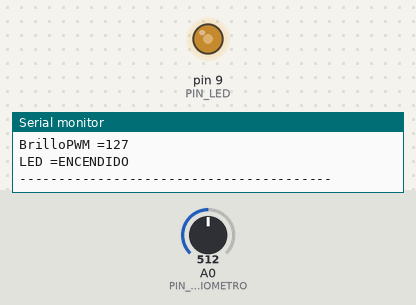
Bench run of a sketch on a simulated Arduino Uno, built with avr-gcc and run on an emulated ATmega328P. Shown: output pins drawn as LEDs (lit = HIGH), the last lines printed to the serial monitor. Inputs (shaded band) come from the test bench; at power-on: A0 (PIN_POTENCIOMETRO) = 512.

Above: at 1.2 s.
1.3 s: A0 (PIN_POTENCIOMETRO) set to 716
At 2.7 s:
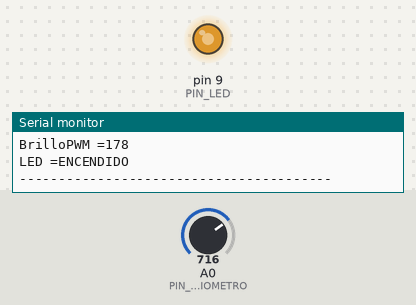
3.0 s: A0 (PIN_POTENCIOMETRO) set to 900
At 5.3 s:
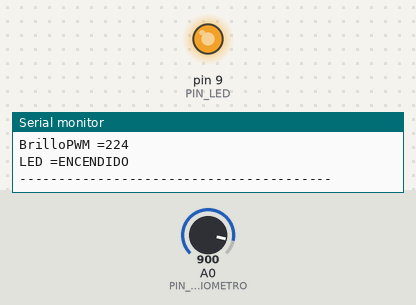
5.7 s: A0 (PIN_POTENCIOMETRO) set to 511
At 7.8 s:
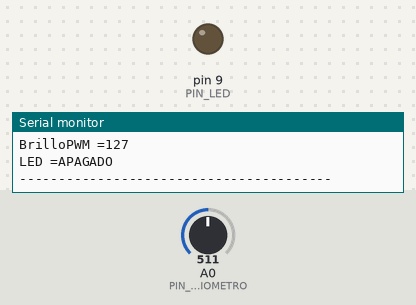
Timing chart, 0 to 9.3 s (numbered marks = the images above; inputs shaded):
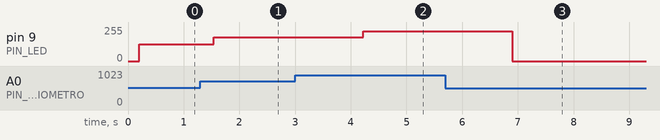

The sketch:

practicafinal.ino
```cpp
const int PIN_POTENCIOMETRO = A0;
const int PIN_LED = 9;
const int ADC_MAX = 1023;
const int PWM_MAX = 255;
const float VREF = 5.0;
const int CANTIDAD_LECTURAS = 10;
const int PAUSA_ENTRE_LECTURAS_MS = 20;
const int PAUSA_CICLO_MS = 1000;
const int UMBRAL_LED = 50;

void tomarLecturas(int pin, int datos[], int cantidad, int pausaMs) {
  if (datos == nullptr || cantidad <= 0) {
    return;
  }

  for (int i = 0; i < cantidad; i++) {
    datos[i] = analogRead(pin);
    delay(pausaMs);
  }
}

void analizarLecturas(int datos[], int cantidad,
                      int *promedio,
                      int *minimo,
                      int *maximo) {

  if (datos == nullptr || promedio == nullptr || minimo == nullptr || maximo == nullptr || cantidad <= 0) {
    return;
  }

  long suma = 0;

  *minimo = datos[0];
  *maximo = datos[0];

  for (int i = 0; i < cantidad; i++) {
    suma = suma + datos[i];

    if (datos[i] < *minimo) {
      *minimo = datos[i];
    }

    if (datos[i] > *maximo) {
      *maximo = datos[i];
    }
  }

  *promedio = (int)(suma / cantidad);
}

void convertirPromedio(int promedioADC,
                       float *voltaje,
                       int *porcentaje,
                       int *brilloPWM) {

  if (voltaje == nullptr || porcentaje == nullptr || brilloPWM == nullptr) {
    return;
  }

  *voltaje = (promedioADC * VREF) / ADC_MAX;
  *porcentaje = (int)((long)promedioADC * 100L / ADC_MAX);
  *brilloPWM = (int)((long)promedioADC * PWM_MAX / ADC_MAX);
}

void decidirEstadoLED(int porcentaje, int umbral, int *estadoLED) {
  if (estadoLED == nullptr) {
    return;
  }

  if (porcentaje >= umbral) {
    *estadoLED = HIGH;
  } else {
    *estadoLED = LOW;
  }
}

void aplicarSalidaLED(int pinLED, int estadoLED, int brilloPWM) {
  if (estadoLED == LOW) {
    analogWrite(pinLED, 0);
  } else {
    analogWrite(pinLED, brilloPWM);
  }
}

void mostrarLecturas(int datos[], int cantidad) {
  if (datos == nullptr || cantidad <= 0) {
    return;
  }

  Serial.print("Lecturas:");

  for (int i = 0; i < cantidad; i++) {
    Serial.print(datos[i]);
    Serial.print("");
  }

  Serial.println();
}

void mostrarReporte(int promedio, int minimo, int maximo,
                    float voltaje, int porcentaje,
                    int brilloPWM, int estadoLED) {

  Serial.print("PromedioADC=");
  Serial.println(promedio);

  Serial.print("MinimoADC =");
  Serial.println(minimo);

  Serial.print("MaximoADC =");
  Serial.println(maximo);

  Serial.print("Voltaje =");
  Serial.print(voltaje, 2);
  Serial.println("V");

  Serial.print("Porcentaje =");
  Serial.print(porcentaje);
  Serial.println(" %");

  Serial.print("BrilloPWM =");
  Serial.println(brilloPWM);

  Serial.print("LED =");

  if (estadoLED == HIGH) {
    Serial.println("ENCENDIDO");
  } else {
    Serial.println("APAGADO");
  }

  Serial.println("----------------------------------------");
}

void setup() {
  Serial.begin(9600);
  pinMode(PIN_LED, OUTPUT);
}

void loop() {
  int lecturas[CANTIDAD_LECTURAS];

  int promedio = 0;
  int minimo = 0;
  int maximo = 0;

  float voltaje = 0.0;
  int porcentaje = 0;
  int brilloPWM = 0;

  int estadoLED = LOW;

  tomarLecturas(PIN_POTENCIOMETRO, lecturas, CANTIDAD_LECTURAS, PAUSA_ENTRE_LECTURAS_MS);

  analizarLecturas(lecturas, CANTIDAD_LECTURAS, &promedio, &minimo, &maximo);

  convertirPromedio(promedio, &voltaje, &porcentaje, &brilloPWM);

  decidirEstadoLED(porcentaje, UMBRAL_LED, &estadoLED);

  aplicarSalidaLED(PIN_LED, estadoLED, brilloPWM);

  mostrarLecturas(lecturas, CANTIDAD_LECTURAS);
  mostrarReporte(promedio, minimo, maximo, voltaje, porcentaje, brilloPWM, estadoLED);

  delay(PAUSA_CICLO_MS);
}
```

Measured:
- after the input at 1.3 s, pin 9 (PIN_LED): 127/255 → 178/255 after 0.24 s
- after the input at 3.0 s, pin 9 (PIN_LED): 178/255 → 224/255 after 1.2 s
- after the input at 5.7 s, pin 9 (PIN_LED): 224/255 → 0/255 after 1.2 s
